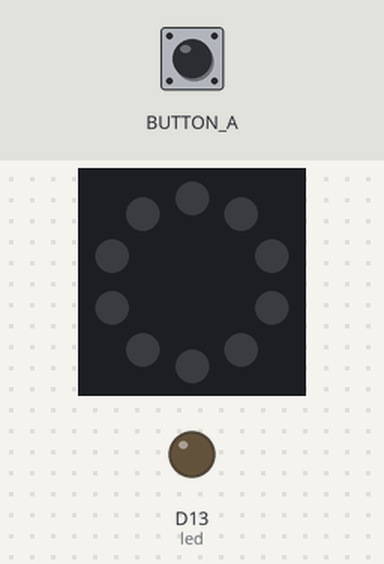
This program was run on a simulated Circuit Playground running CircuitPython. On the bench: the board's ring of 10 RGB LEDs (number 0 left of the top, counting anticlockwise), output pins drawn as LEDs (lit = HIGH). The inputs (shaded band) are chosen by the test bench. Dim RGB values are drawn brighter than linear; random numbers come from a fixed seed.

Above: at 1.2 s.
1.3 s: button A pressed for 0.15 s
At 1.88 s:
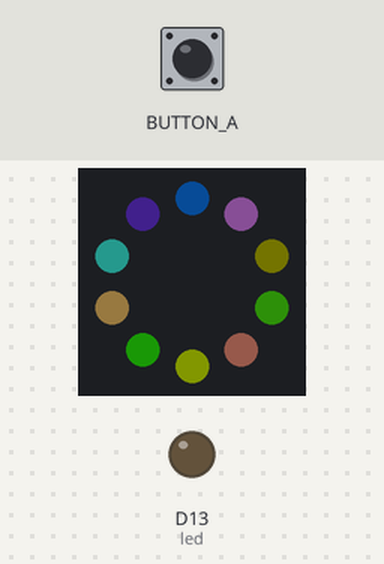
2.0 s: button A pressed for 1 s
At 3.5 s:
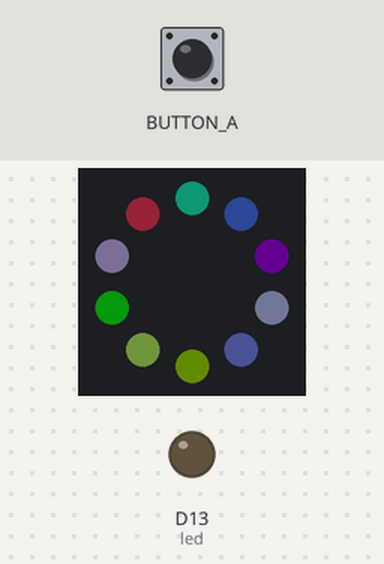
4.5 s: button A pressed for 3.2 s
At 8.18 s:
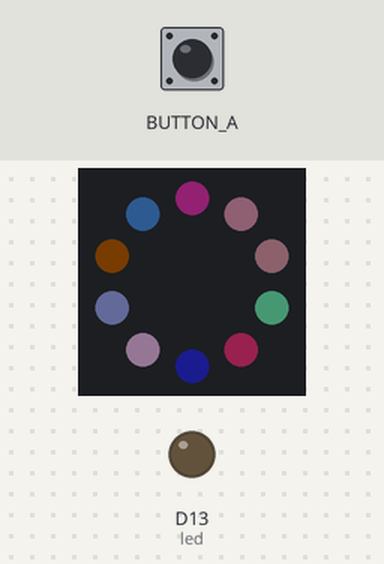
8.3 s: button A pressed for 3.2 s
At 11.98 s:
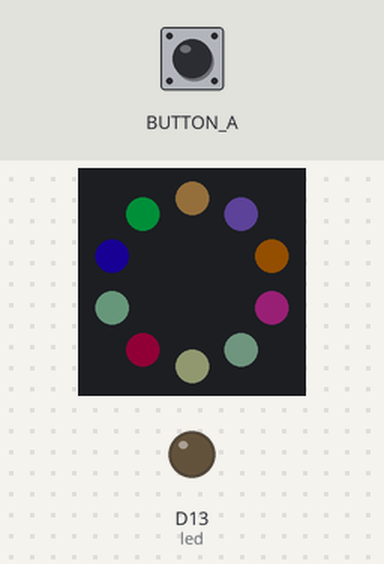
12.1 s: button A pressed for 0.15 s
At 12.68 s:
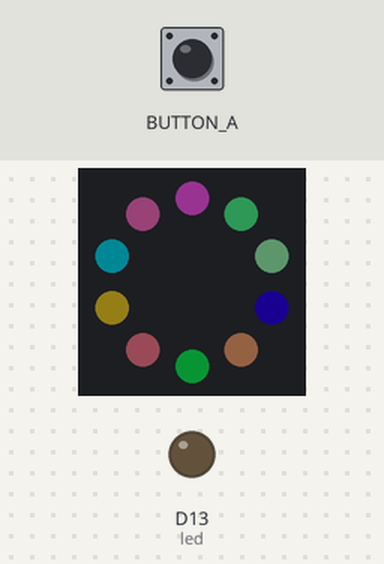
12.8 s: button A pressed for 3.2 s
At 17.1 s:
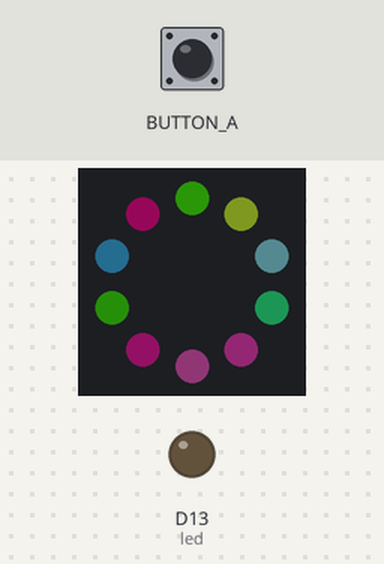

Measured:
- after the input at 1.3 s, the LEDs: first change at once (image 1 shows a later state)
- after the input at 2.0 s, the LEDs: first change at once (image 2 shows a later state)
- after the input at 4.5 s, the LEDs: first change at once (image 3 shows a later state)
- after the input at 8.3 s, the LEDs: first change at once (image 4 shows a later state)
- after the input at 12.1 s, the LEDs: first change at once (image 5 shows a later state)
- after the input at 12.8 s, the LEDs: first change at once (image 6 shows a later state)

The program:

random_leds_on_button_press.py
```python
'''
Change color of every pixels to a random value when the A button is pressed
or held down.
'''

from digitalio import DigitalInOut, Direction, Pull
import board
import time
import random
import neopixel

pixels = neopixel.NeoPixel(board.NEOPIXEL, 10, brightness=0.1)


# Sets the led variable to the D13 LED on the board
led = DigitalInOut(board.D13)
# Sets the D13 LED as an OUTPUT
led.direction = Direction.OUTPUT

# Setup the a_button variable to the BUTTON_A on the board
a_button = DigitalInOut(board.BUTTON_A)
# Setup the a_button as an INPUT device
a_button.direction = Direction.INPUT
a_button.pull = Pull.DOWN


while True:
    if a_button.value == True:  # button is pushed
        for light in range(len(pixels)):
            random_red = random.randint(0, 256)
            random_green = random.randint(0, 256)
            random_blue = random.randint(0, 256)
            pixels[light] = (random_red, random_green, random_blue)
            time.sleep(0.05)
    else:
        led.value = False

    time.sleep(0.01)
```
